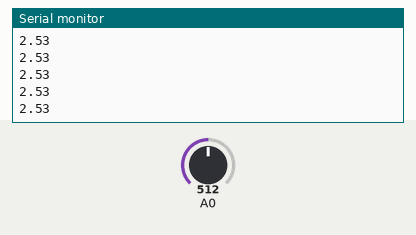
This sketch was run on a simulated Arduino Uno, built with avr-gcc and run on an emulated ATmega328P. On the bench: the last lines printed to the serial monitor. The test bench sets the inputs (shaded band); at power-on: A0 = 512.

Above: at 3.2 s.
3.3 s: A0 set to 716
At 3.47 s:
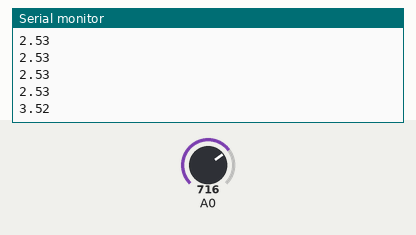
4.8 s: A0 set to 900
At 4.82 s:
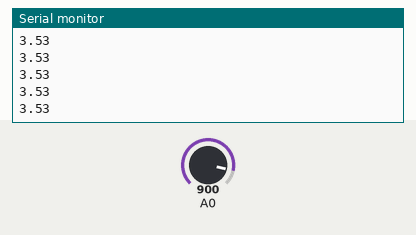
Timing chart, 0 to 7.8 s (numbered marks = the images above; inputs shaded):
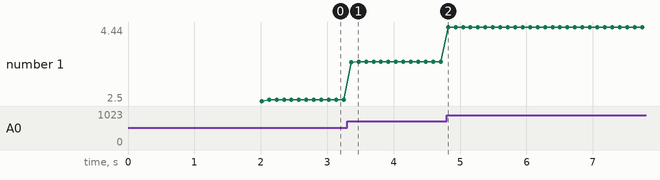

Measured:
- after the input at 3.3 s, the serial monitor: prints a new line after 0.06 s (image 1)
- plotted number 1: 2.53 → 3.53 after the input at 3.3 s, 3.53 → 4.44 after the input at 4.8 s

The sketch:

MQ_6.ino
```cpp
float sensorValue;
float sensorVolts;

void setup()
{
 Serial.begin(9600);      // sets the serial port to 9600
 delay(2000);    // allow the MQ-6 to warm up
}

void loop()
{

 for(int i = 0; i < 100; i++){
     sensorValue = sensorValue + analogRead(0);       // read analog input pin 0
 }

 sensorValue = sensorValue / 100;                  // get average reading
 sensorVolts = sensorValue/1024*5.0;   //convert to voltage
 Serial.println(sensorVolts);  // prints the value read
 delay(100);                        // wait 100ms for next reading
}
```
